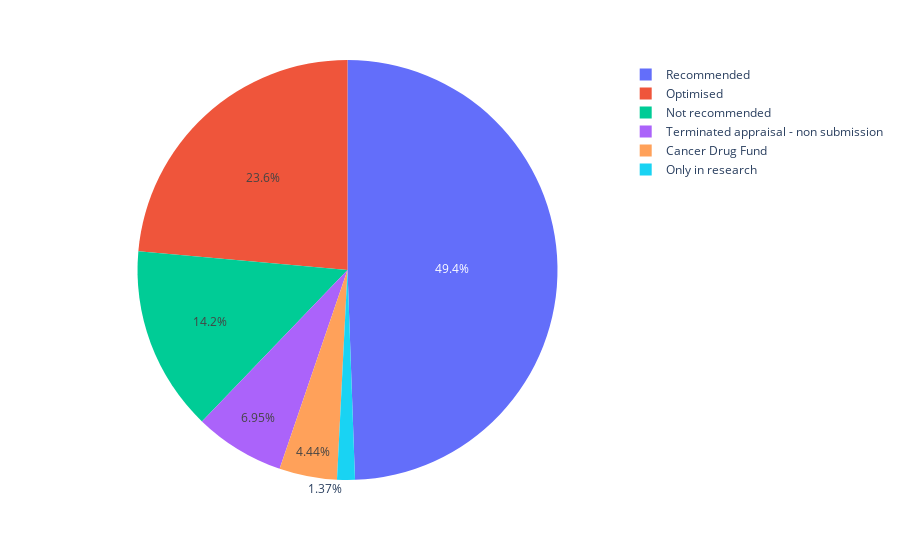

Source (notebook cell):
### Markdown cell above
### According to website reduce to 5 categories 'Recommended', 'Not recommended', 'Optimised', 'Only in research', 'Terminated appraisal'

### Code cell
import plotly.colors

# Replace Not Recommended by Not recommended
mask = data_pharm['Categorisation (for specific recommendation)'] == 'Not Recommended'
data_pharm.loc[mask, 'Categorisation (for specific recommendation)'] = 'Not recommended'

# Replace Only in Research by Only in research
mask = data_pharm['Categorisation (for specific recommendation)'] == 'Only in Research'
data_pharm.loc[mask, 'Categorisation (for specific recommendation)'] = 'Only in research'

# Replace Terminated Appraisal - non submission by Terminated appraisal - non submission
mask = data_pharm['Categorisation (for specific recommendation)'] == 'Terminated Appraisal - non submission'
data_pharm.loc[mask, 'Categorisation (for specific recommendation)'] = 'Terminated appraisal - non submission'

# Replace Recommended (CDF) by Recommended
mask = data_pharm['Categorisation (for specific recommendation)'] == 'Recommended (CDF)'
data_pharm.loc[mask, 'Categorisation (for specific recommendation)'] = 'Cancer Drug Fund'

# Replace Optimised (CDF) by Optimised
mask = data_pharm['Categorisation (for specific recommendation)'] == 'Optimised (CDF)'
data_pharm.loc[mask, 'Categorisation (for specific recommendation)'] = 'Cancer Drug Fund'

# Create container
container = pd.DataFrame(columns=['Number', 'Categorisation'])

# Count number of occurences for each categorisation type
cats = data_pharm['Categorisation (for specific recommendation)'].unique()
for cat in cats:
    mask = data_pharm['Categorisation (for specific recommendation)'] == cat
    number = len(data_pharm[mask])
    container = container.append(pd.DataFrame({'Number': [number], 'Categorisation': [cat]}))

colors = colors = plotly.colors.qualitative.Plotly
fig = px.pie(
    container, 
    values='Number', 
    names='Categorisation',
    color_discrete_map={
        'Recommended': colors[0],
        'Optimised': colors[1],
        'Not recommended': colors[2],
        'Terminated appraisal': colors[3],
        'Cancer Drug Fund': colors[4],
        'Only in research': colors[5]})

fig.show()

### Figure 1 — Plotly figure (JSON) as saved in the notebook; plotly's stock layout.template omitted (floating-point values rounded to 4 significant figures)
{"data": [{"domain": {"x": [0, 1], "y": [0, 1]}, "hovertemplate": "Categorisation=%{label}<br>Number=%{value}<extra></extra>", "labels": ["Recommended", "Optimised", "Not recommended", "Only in research", "Terminated appraisal - non submission", "Cancer Drug Fund"], "legendgroup": "", "name": "", "showlegend": true, "type": "pie", "values": [434, 207, 125, 12, 61, 39]}], "layout": {"legend": {"tracegroupgap": 0}, "margin": {"t": 60}}}
